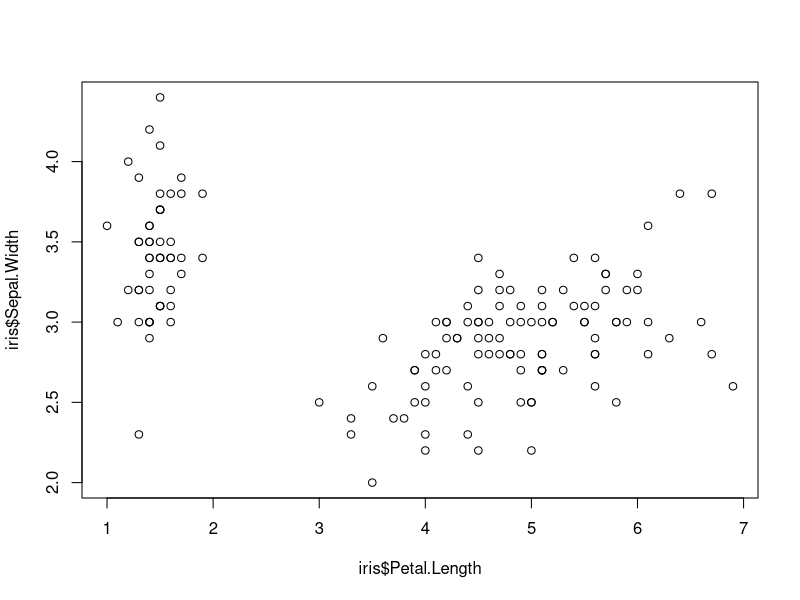
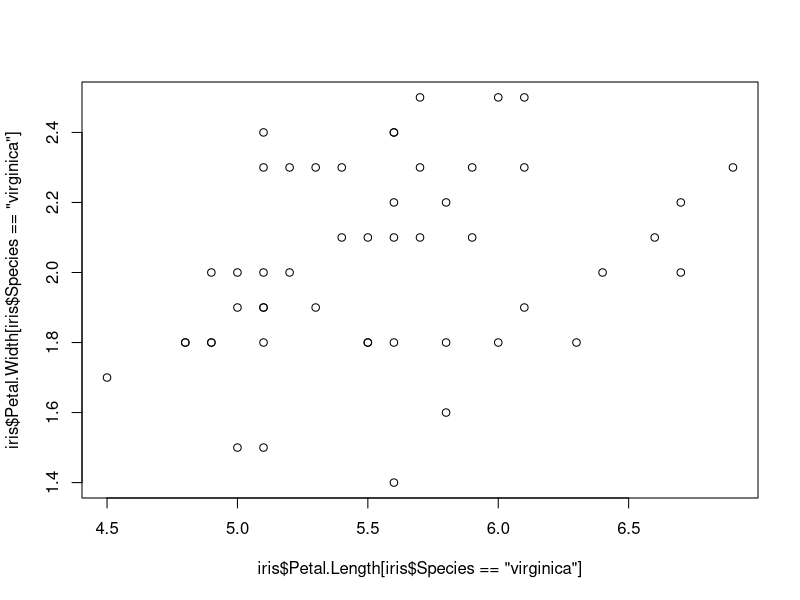
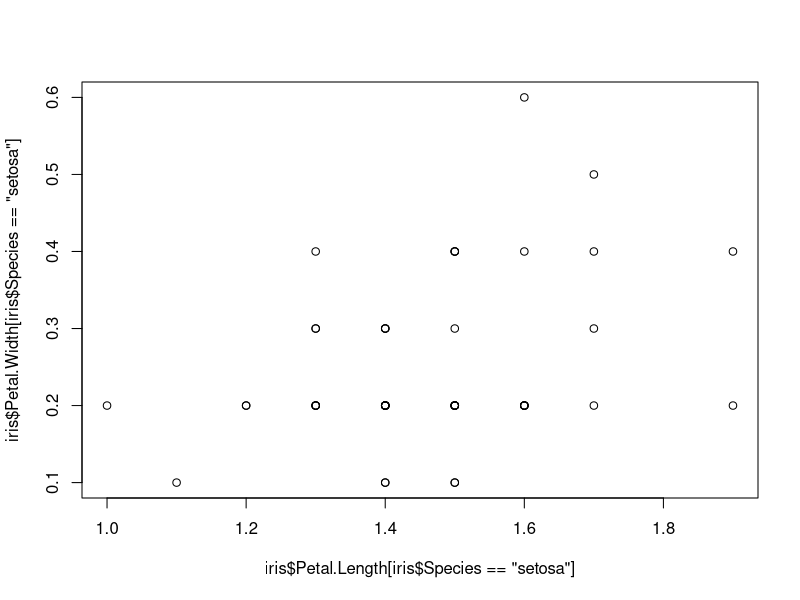
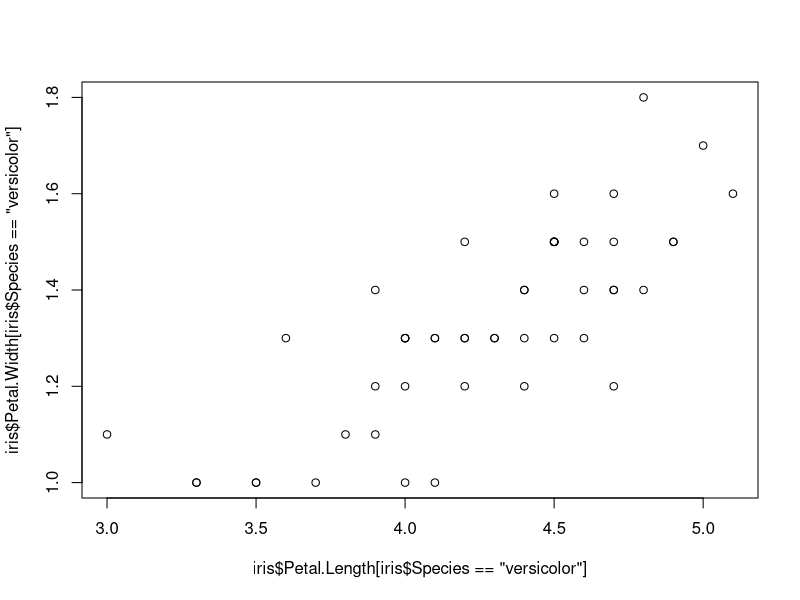
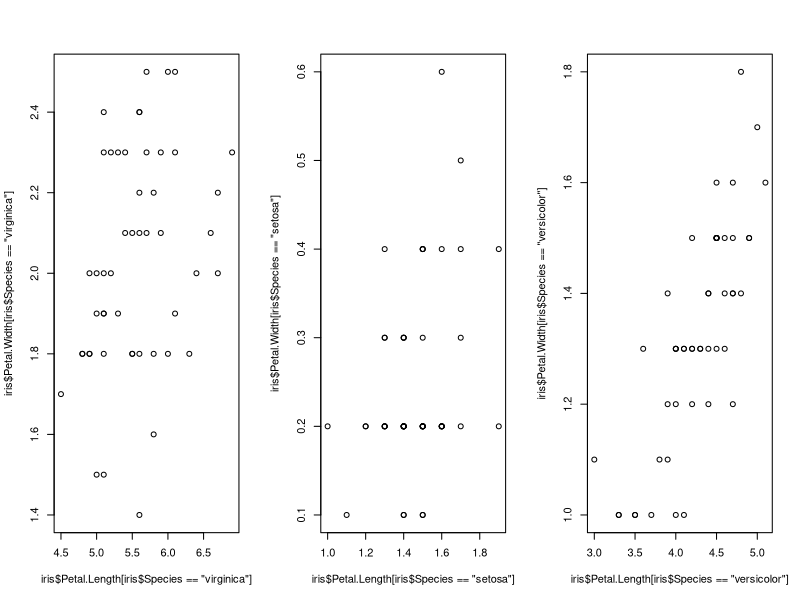
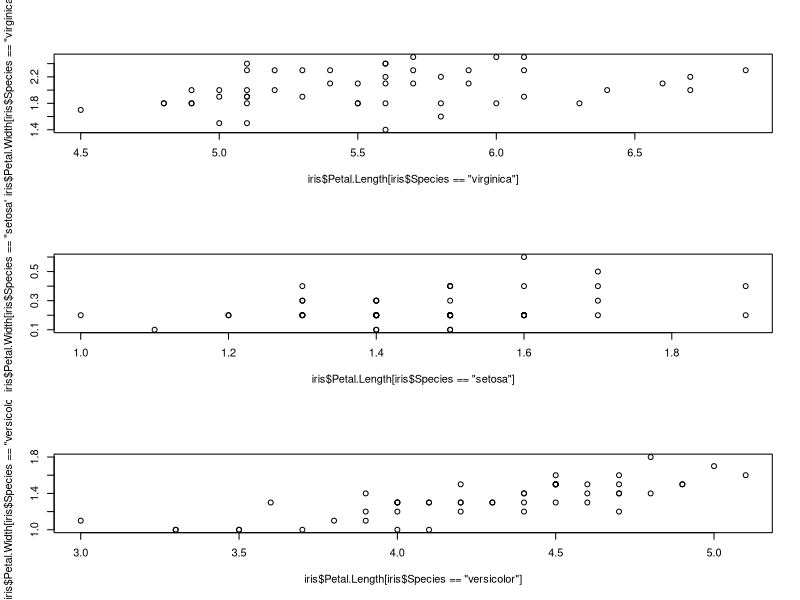
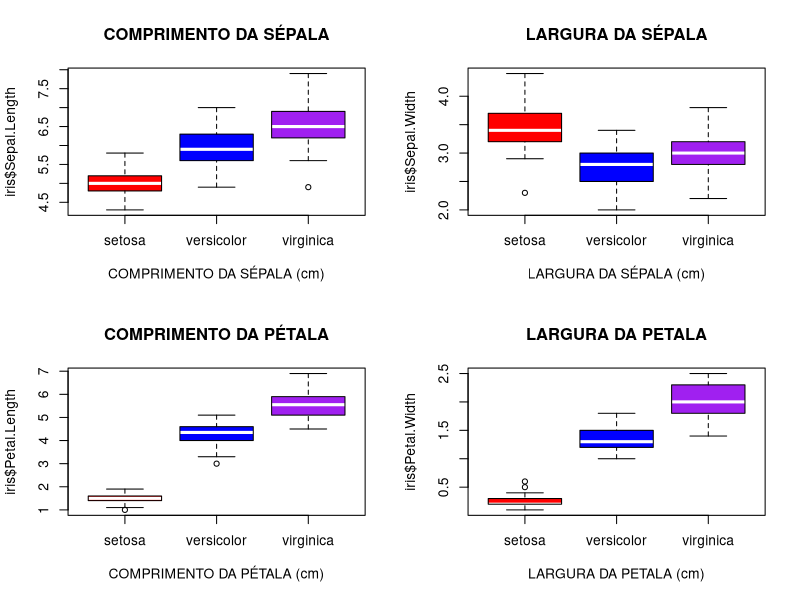

Generate these figures, in order, with R:
data(iris)
View(iris)
help("iris")
class(iris)
str(iris)
class(iris$Sepal.Width)
summary(iris)
iris[1,]
iris[10,]
iris[1:10,]
iris[,1:2]
iris[5:11, 3:5]
setosa <- iris[1:50,]
View(setosa)
rm(setosa)
mean(iris$Sepal.Length[iris$Species=="setosa"])
min(iris$Sepal.Length[iris$Species=="setosa"])
max(iris$Sepal.Length[iris$Species=="setosa"])
sd(iris$Sepal.Length[iris$Species=="setosa"])
quantile(iris$Sepal.Length[iris$Species=="setosa"], probs = 0.5)
median(iris$Sepal.Length[iris$Species=="setosa"])
quantile(iris$Sepal.Length[iris$Species=="setosa"], probs = 0.25)
quantile(iris$Sepal.Length[iris$Species=="setosa"], probs = 0.75)
summary(iris$Sepal.Length[iris$Species=="setosa"])
?tapply
tapply(iris$Sepal.Length, iris$Species, mean)
tapply(iris$Sepal.Length, iris$Species, summary)


plot(iris$Petal.Length, iris$Sepal.Width)
plot(iris$Petal.Length[iris$Species=="virginica"], 
     iris$Petal.Width[iris$Species=="virginica"])

plot(iris$Petal.Length[iris$Species=="setosa"], 
     iris$Petal.Width[iris$Species=="setosa"])

plot(iris$Petal.Length[iris$Species=="versicolor"], 
     iris$Petal.Width[iris$Species=="versicolor"])
#criando um plot contendo 3 graficos em 1 linha.
par(mfrow=c(1,3))
plot(iris$Petal.Length[iris$Species=="virginica"], 
     iris$Petal.Width[iris$Species=="virginica"])

plot(iris$Petal.Length[iris$Species=="setosa"], 
     iris$Petal.Width[iris$Species=="setosa"])

plot(iris$Petal.Length[iris$Species=="versicolor"], 
     iris$Petal.Width[iris$Species=="versicolor"])
dev.off()

par(mfrow=c(3,1))
plot(iris$Petal.Length[iris$Species=="virginica"], 
     iris$Petal.Width[iris$Species=="virginica"])

plot(iris$Petal.Length[iris$Species=="setosa"], 
     iris$Petal.Width[iris$Species=="setosa"])

plot(iris$Petal.Length[iris$Species=="versicolor"], 
     iris$Petal.Width[iris$Species=="versicolor"])
dev.off()
levels(iris$Species)
par(mfrow=c(2,2))
boxplot(iris$Sepal.Length ~ iris$Species, col=c("red", "blue", "purple"),
        main = "COMPRIMENTO DA SÉPALA", medcol = "#FFFFFF", cex.axis=1,
        cex.lab=1, xlab="COMPRIMENTO DA SÉPALA (cm)")

boxplot(iris$Sepal.Width ~ iris$Species, col=c("red", "blue", "purple"),
        main = "LARGURA DA SÉPALA", medcol = "#FFFFFF", cex.axis=1,
        cex.lab=1, xlab="LARGURA DA SÉPALA (cm)")

boxplot(iris$Petal.Length ~ iris$Species, col=c("red", "blue", "purple"),
        main = "COMPRIMENTO DA PÉTALA", medcol = "#FFFFFF", cex.axis=1,
        cex.lab=1, xlab="COMPRIMENTO DA PÉTALA (cm)")

boxplot(iris$Petal.Width ~ iris$Species, col=c("red", "blue", "purple"),
        main = "LARGURA DA PETALA", medcol = "#FFFFFF", cex.axis=1,
        cex.lab=1, xlab="LARGURA DA PETALA (cm)")

dev.off()
View(iris)
?iris
